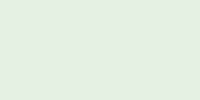
         <widget class="QWidget" name="horizontalWidget_11" native="true">
          <property name="sizePolicy">
           <sizepolicy hsizetype="Minimum" vsizetype="Maximum">
            <horstretch>0</horstretch>
            <verstretch>0</verstretch>
           </sizepolicy>
          </property>
          <property name="styleSheet">
           <string notr="true"/>
          </property>
          <layout class="QHBoxLayout" name="horizontalLayout_43" stretch="1,1,1,1,1">
           <property name="spacing">
            <number>0</number>
           </property>
           <property name="sizeConstraint">
            <enum>QLayout::SetDefaultConstraint</enum>
           </property>
           <property name="leftMargin">
            <number>0</number>
           </property>
           <property name="topMargin">
            <number>0</number>
           </property>
           <property name="rightMargin">
            <number>0</number>
           </property>
           <property name="bottomMargin">
            <number>0</number>
           </property>
           <item>
            <widget class="QPushButton" name="btn_fence_h00">
             <property name="sizePolicy">
              <sizepolicy hsizetype="Minimum" vsizetype="Minimum">
               <horstretch>0</horstretch>
               <verstretch>0</verstretch>
              </sizepolicy>
             </property>
             <property name="minimumSize">
              <size>
               <width>1</width>
               <height>1</height>
              </size>
             </property>
             <property name="maximumSize">
              <size>
               <width>16777215</width>
               <height>16777215</height>
              </size>
             </property>
             <property name="focusPolicy">
              <enum>Qt::StrongFocus</enum>
             </property>
             <property name="styleSheet">
              <string notr="true">border:0.5px solid rgba(255, 255, 255, 28);
background-color: rgba(0, 255, 0, 12);</string>
             </property>
             <property name="text">
              <string/>
             </property>
            </widget>
           </item>
           <item>
            <widget class="QPushButton" name="btn_fence_h01">
             <property name="enabled">
              <bool>true</bool>
             </property>
             <property name="sizePolicy">
              <sizepolicy hsizetype="Minimum" vsizetype="Minimum">
               <horstretch>0</horstretch>
               <verstretch>0</verstretch>
              </sizepolicy>
             </property>
             <property name="minimumSize">
              <size>
               <width>1</width>
               <height>1</height>
              </size>
             </property>
             <property name="maximumSize">
              <size>
               <width>16777215</width>
               <height>16777215</height>
              </size>
             </property>
             <property name="toolTipDuration">
              <number>-1</number>
             </property>
             <property name="styleSheet">
              <string notr="true">border:0.5px solid rgba(255, 255, 255, 28);
background-color: rgba(0, 255, 0, 12);</string>
             </property>
             <property name="text">
              <string/>
             </property>
            </widget>
           </item>
           <item>
            <widget class="QPushButton" name="btn_fence_h02">
             <property name="sizePolicy">
              <sizepolicy hsizetype="Minimum" vsizetype="Minimum">
               <horstretch>0</horstretch>
               <verstretch>0</verstretch>
              </sizepolicy>
             </property>
             <property name="minimumSize">
              <size>
               <width>1</width>
               <height>1</height>
              </size>
             </property>
             <property name="maximumSize">
              <size>
               <width>16777215</width>
               <height>16777215</height>
              </size>
             </property>
             <property name="styleSheet">
              <string notr="true">border:0.5px solid rgba(255, 255, 255, 28);
background-color: rgba(0, 255, 0, 12);</string>
             </property>
             <property name="text">
              <string/>
             </property>
            </widget>
           </item>
           <item>
            <widget class="QPushButton" name="btn_fence_h03">
             <property name="sizePolicy">
              <sizepolicy hsizetype="Minimum" vsizetype="Minimum">
               <horstretch>0</horstretch>
               <verstretch>0</verstretch>
              </sizepolicy>
             </property>
             <property name="minimumSize">
              <size>
               <width>1</width>
               <height>1</height>
              </size>
             </property>
             <property name="maximumSize">
              <size>
               <width>16777215</width>
               <height>16777215</height>
              </size>
             </property>
             <property name="styleSheet">
              <string notr="true">border:0.5px solid rgba(255, 255, 255, 28);
background-color: rgba(0, 255, 0, 12);</string>
             </property>
             <property name="text">
              <string/>
             </property>
            </widget>
           </item>
           <item>
            <widget class="QPushButton" name="btn_fence_h04">
             <property name="sizePolicy">
              <sizepolicy hsizetype="Minimum" vsizetype="Minimum">
               <horstretch>0</horstretch>
               <verstretch>0</verstretch>
              </sizepolicy>
             </property>
             <property name="minimumSize">
              <size>
               <width>1</width>
               <height>1</height>
              </size>
             </property>
             <property name="maximumSize">
              <size>
               <width>16777215</width>
               <height>16777215</height>
              </size>
             </property>
             <property name="styleSheet">
              <string notr="true">border:0.5px solid rgba(255, 255, 255, 28);
background-color: rgba(0, 255, 0, 12);</string>
             </property>
             <property name="text">
              <string/>
             </property>
            </widget>
           </item>
          </layout>
         </widget>
